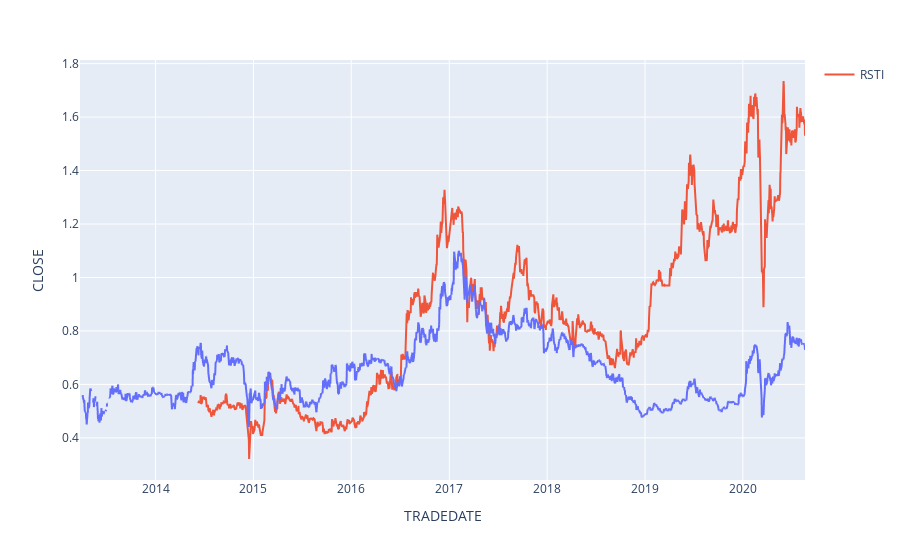

Write notebook code for a chart like this one.
### Code cell
#fig=px.line(df2,x='TRADEDATE', y='CLOSE') #TRNFP
fig=px.line(df3,x='TRADEDATE', y='CLOSE') #HYDR
fig.add_scatter(x=df4['TRADEDATE'], y=df4['CLOSE'], mode='lines', name="RSTI")
fig.show()
## россети и русгидро корелирующие компании, но россети показывают лучший рост

### Figure 1 — Plotly figure (JSON) as saved in the notebook; plotly's stock layout.template omitted (floating-point values rounded to 4 significant figures; data arrays with more than 128 entries replaced by an {"elided": "..."} marker saying what was removed)
{"data": [{"hovertemplate": "TRADEDATE=%{x}<br>CLOSE=%{y}<extra></extra>", "legendgroup": "", "line": {"color": "#636efa", "dash": "solid"}, "mode": "lines", "name": "", "showlegend": false, "type": "scattergl", "x": {"elided": "1864 str values"}, "xaxis": "x", "y": {"elided": "1864 float values"}, "yaxis": "y"}, {"mode": "lines", "name": "RSTI", "type": "scatter", "x": {"elided": "1561 str values"}, "y": {"elided": "1561 float values"}}], "layout": {"legend": {"tracegroupgap": 0}, "margin": {"t": 60}, "xaxis": {"anchor": "y", "domain": [0, 1], "title": {"text": "TRADEDATE"}}, "yaxis": {"anchor": "x", "domain": [0, 1], "title": {"text": "CLOSE"}}}}
